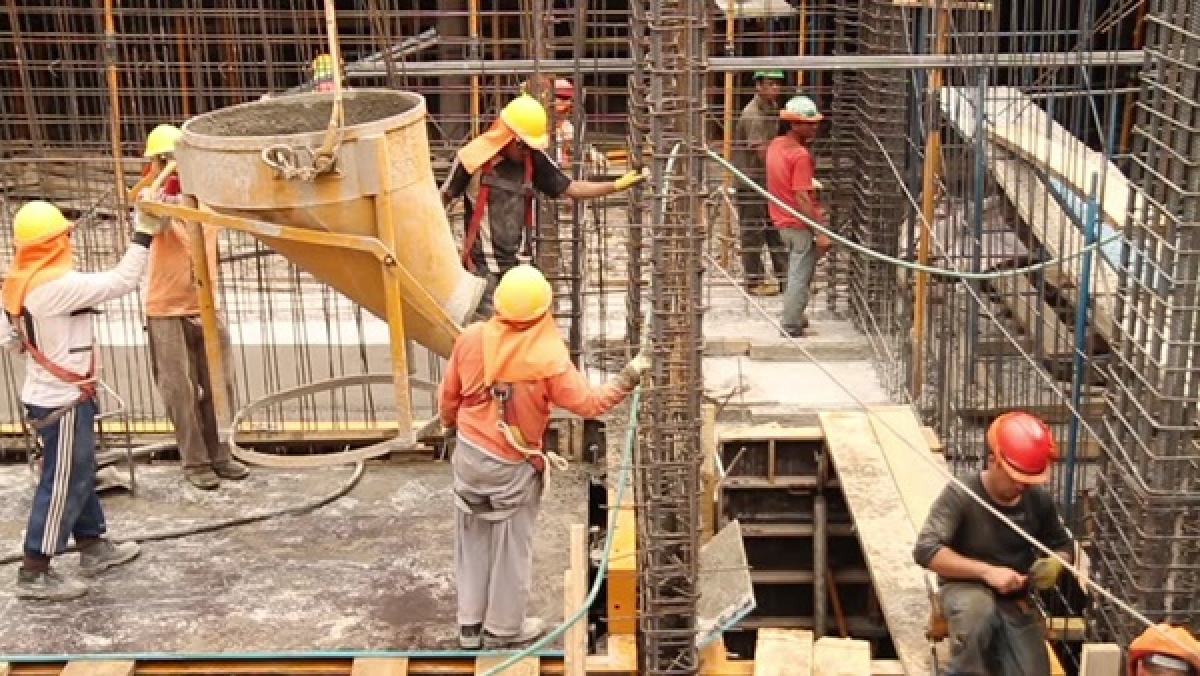
#> input picture DIP_lab_1_BT23CSE182/assets/Construction-workers.jpg, 1200 x 676 px, found by its file name
$ python task_6.py
#> lines starting #> are read from the running program, lines starting #| are printed output that depends on the picture; after the words box and inside, x2 and y2 are one past the last pixel; in counts of white or black regions, pixels touching at a corner belong together
from PIL import Image
import numpy as np
import matplotlib.pyplot as plt
from pathlib import Path

from PIL import Image
import numpy as np
import matplotlib.pyplot as plt
from pathlib import Path

base_path = Path(r"C:\Users\Raghu\Downloads\Incidence_response_agent\DIP_lab_1_BT23CSE182")
image_path = base_path / "assets" / "Construction-workers.jpg"
results_path = base_path / "results"
results_path.mkdir(parents=True, exist_ok=True)


img = Image.open(image_path)
#> img is the input picture: PIL image 1200x676 RGB; mean R, G, B 149.7, 123.2, 101.3

gray_keyword = img.convert("L")
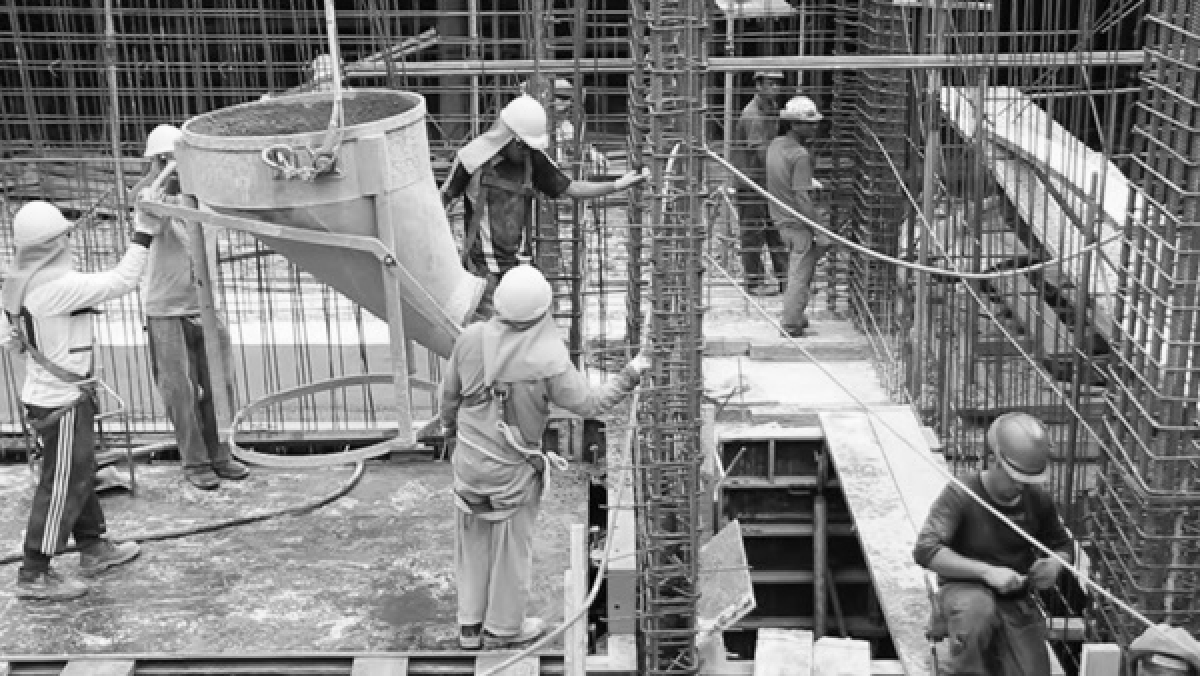
#> gray_keyword: PIL image 1200x676 L; min 1, max 255, mean 128.6
gray_keyword.save(results_path / "gray_keyword.jpg")

gray_keyword = img.convert("L")
gray_keyword.save(results_path / "gray_keyword.jpg")

middle_val = int(np.mean(gray_keyword))   # middle intensity
#> middle_val = 128
bw_middle = (gray_keyword.point(lambda x: 255 if x > middle_val else 0)).convert("1")
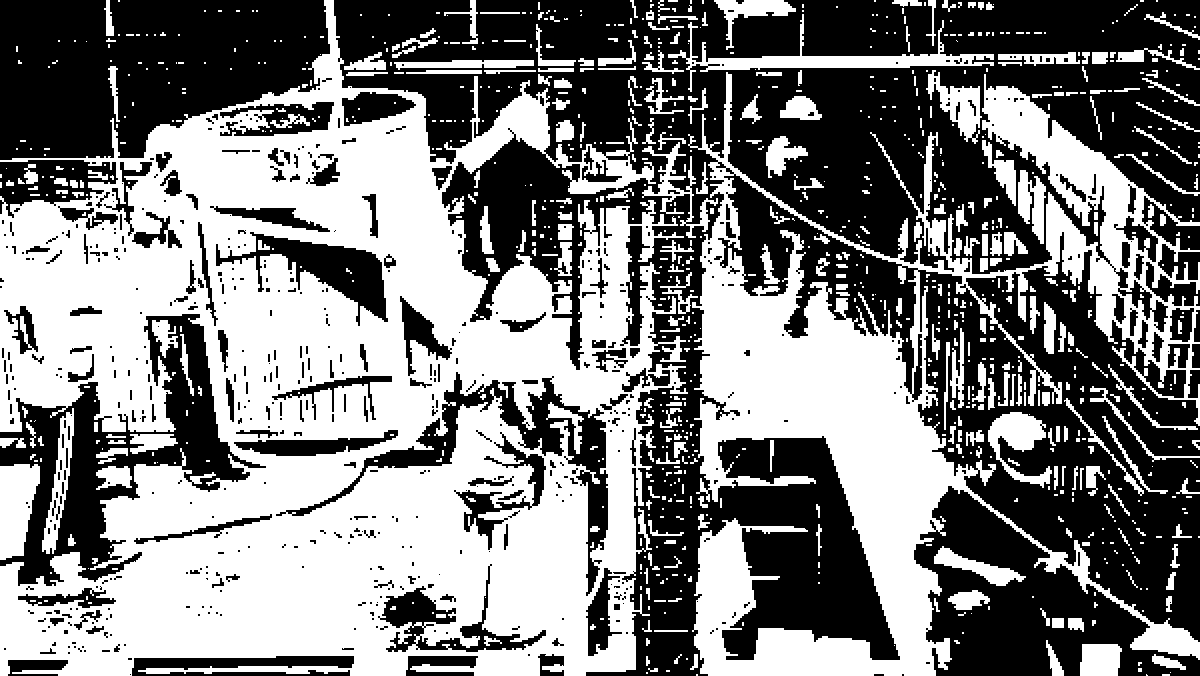
#> bw_middle: PIL image 1200x676 1; 49.5% white; 987 white regions (636 under 20 px), largest, box (x1, y1, x2, y2) and area: (0, 0, 688, 676) 250670, (688, 72, 1200, 676) 92896, (668, 14, 994, 92) 3888
bw_middle.save(results_path / "bw_middle.jpg")

plt.imshow(bw_middle, cmap="gray")
plt.title(f"Black & White (middle={middle_val})")
plt.axis("off")
plt.show()
